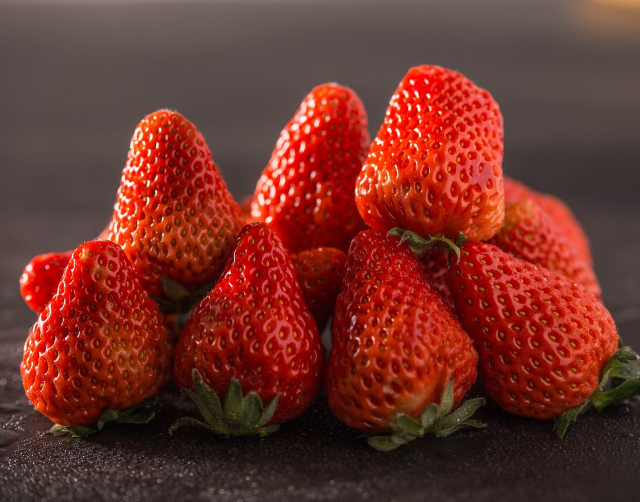
#> input picture caomei.jpg, 1280 x 1003 px (shown at 1/2 size)
$ python '色彩矫正及色彩平衡.py'
#> lines starting #> are read from the running program, lines starting #| are printed output that depends on the picture
# -*- coding:utf-8 -*-
"""
作者：YJH
日期：2021年11月05日
"""
import matplotlib.pyplot as plt
import cv2 as cv
import numpy as np
from 彩色空间转换 import hsi2rgb              # 从前面写的一个文件里导入自定义的两个函数
from 彩色空间转换 import rgb2hsi

# 显示汉字用
plt.rcParams['font.sans-serif'] = ['SimHei']
plt.rcParams['axes.unicode_minus'] = False


# 定义坐标数字字体及大小
def label_def():
    plt.xticks(fontproperties='Times New Roman', size=8)
    plt.yticks(fontproperties='Times New Roman', size=8)
    # plt.axis('off')                                      # 关坐标，可选


if __name__ == '__main__':
    # 读取图片
    img_orig = cv.imread('caomei.jpg', 1)               # 读取彩色图片
#> img_orig is the input picture: shape (1003, 1280, 3); mean B, G, R 41.5, 49.9, 111.8
    img_orig = np.power(img_orig.astype(np.float32), 0.5)  # 图像较亮，若采用幂率变换，γ>1，压缩高灰度级
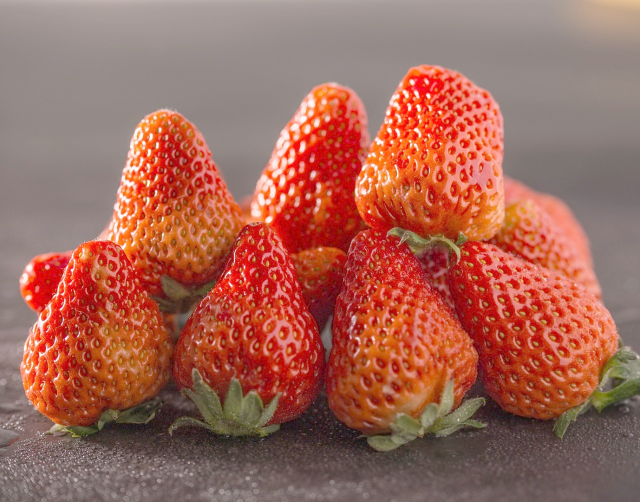
#> img_orig: shape (1003, 1280, 3) float32 (shown at 1/2 size); mean B, G, R 5.53, 6.42, 10.14; drawn with min black and max white
    temp1 = img_orig - np.min(img_orig)
    img_orig = temp1 / np.max(temp1)
# ------------------------------------------------色调校正---------------------------------------------------------#
    # 伽马变换处理
    img_gama = np.power(img_orig.astype(np.float32), 1.5)         # 图像较亮，若采用幂率变换，γ>1，压缩高灰度级
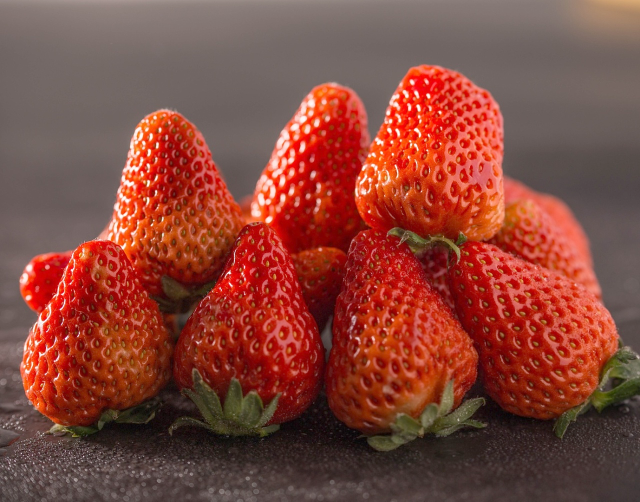
#> img_gama: shape (1003, 1280, 3) float32 (shown at 1/2 size); mean B, G, R 0.234, 0.277, 0.523
    temp1 = img_gama - np.min(img_gama)
    img_gama = temp1/np.max(temp1)
    # 对比度拉伸变换函数
    med = np.median(img_orig.astype(np.float32))                    # 获取中值M
#> med = 0.509
    img_temp = 1 / (1 + np.power((140/(img_orig+1e-6)), 4.5))       # 4.5为斜率，交互式选择(感觉med效果不如140)
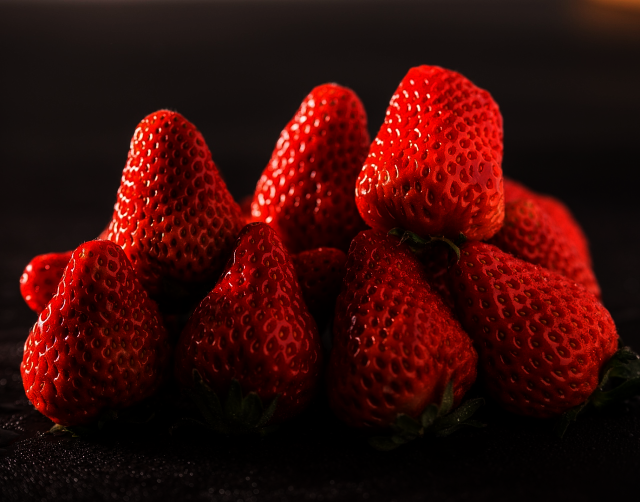
#> img_temp: shape (1003, 1280, 3) float32 (shown at 1/2 size); mean B, G, R 7.74e-12, 9.81e-12, 4.93e-11; drawn with min black and max white
    temp2 = img_temp - np.min(img_temp)                             # 标定到[0~255]，才能进行BGR2RGB
    img_con_str = np.uint8(255*(temp2/np.max(temp2)))
    # 显示所用的变换函数
    x1 = np.linspace(img_orig.min(), img_orig.max(), num=200)
#> x1 = 200 values from 0 to 1
    y1 = np.power(x1, 1.5)                                       # 伽马函数
#> y1 = 200 values from 0 to 1

    x2 = np.linspace(img_orig.min(), img_orig.max(), num=200)
#> x2 = 200 values from 0 to 1
    y2 = 1 / (1 + np.power((med/(x2+1e-6)), 4.5))               # 对比度拉伸函数
#> y2 = 200 values from 2.09e-26 to 0.954

    plt.subplot(221), plt.title('原图像'), plt.imshow(cv.cvtColor(img_orig, cv.COLOR_BGR2RGB)), plt.axis('off')
    plt.subplot(222), plt.title('伽马变换'), plt.imshow(cv.cvtColor(img_gama, cv.COLOR_BGR2RGB)), plt.axis('off')
    # plt.subplot(233), plt.title('对比度拉伸'), plt.imshow(cv.cvtColor(img_con_str, cv.COLOR_BGR2RGB)), plt.axis('off')
    plt.subplot(224), plt.title('s=r**(1.5)'), plt.plot(x1, y1), plt.grid(), label_def()
    # plt.subplot(236), plt.title('s=1/(1+(M/r)**4)'), plt.plot(x2, y2), plt.grid(), label_def()
    plt.show()
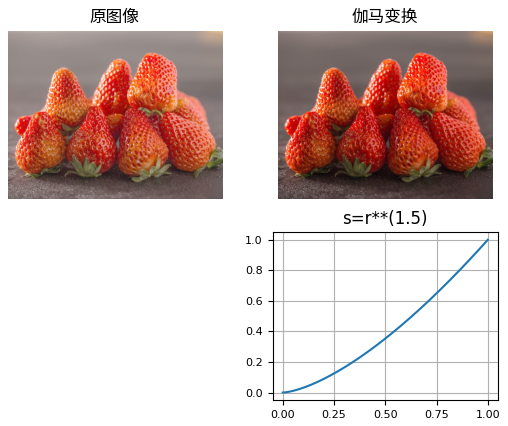
#> figure drawn by matplotlib, 3 panels; panel 3: curve peaks at x = 1, y = 1

$ run again, with putao2.jpg copied over caomei.jpg
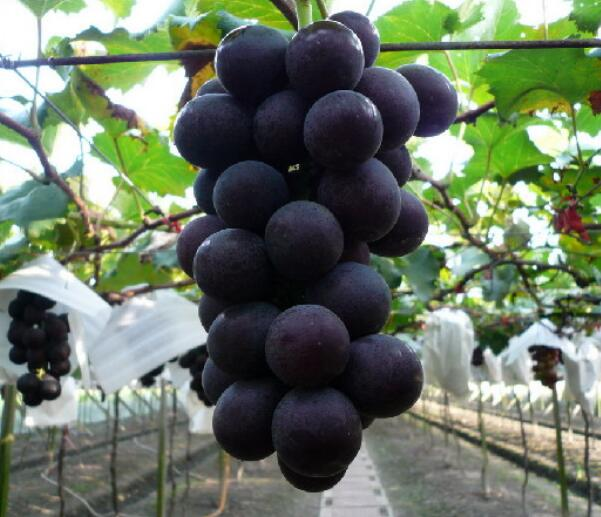
#> input picture putao2.jpg, 601 x 517 px
#> img_orig is the input picture: shape (517, 601, 3); mean B, G, R 100.3, 118.7, 106.6
#> med = 0.623
#> `img_temp = 1 / (1 + np.power((140/(img_orig+1e-6)), 4.5))`:
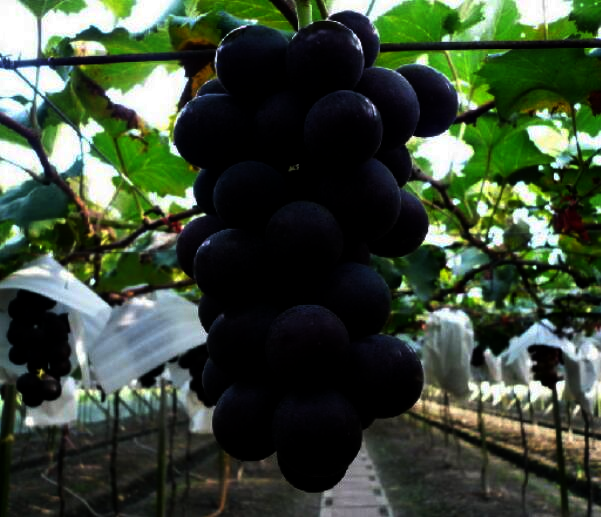
#> img_temp: shape (517, 601, 3) float32; mean B, G, R 4.78e-11, 6.29e-11, 5.09e-11; drawn with min black and max white
#> y2 = 200 values from 8.4e-27 to 0.894
#> `plt.show()`:
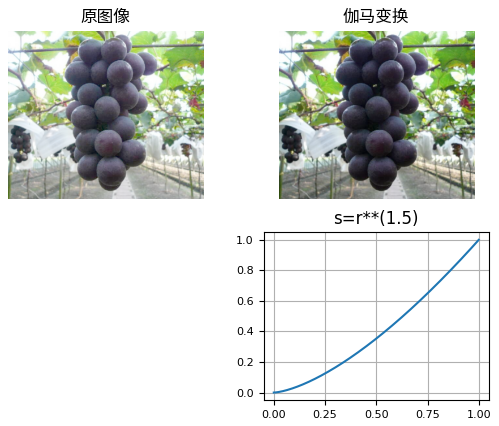
#> figure drawn by matplotlib, 3 panels; panel 3: curve peaks at x = 1, y = 1
